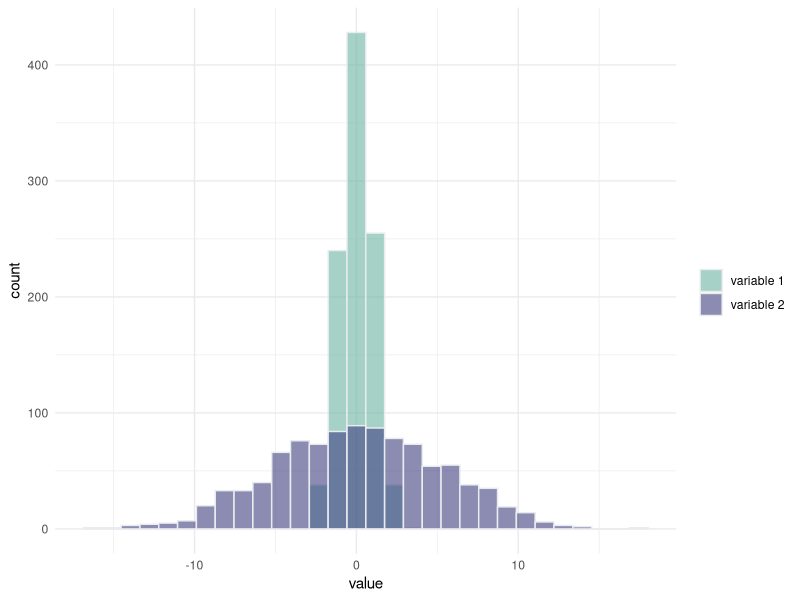
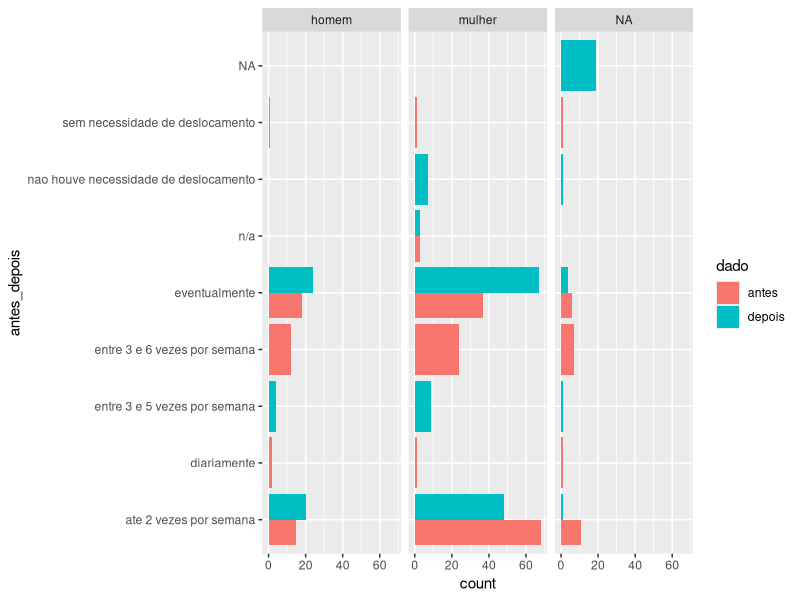

Recreate these plots in R, in order.
## ---- chunk 1
# library
library(tidyverse)

# Build dataset with different distributions
data <- data.frame(
  type = c(rep("variable 1", 1000), rep("variable 2", 1000)),
  value = c(rnorm(1000), rnorm(1000, mean = 0, sd = 5))
)

# Represent it
p <- data %>%
  ggplot(aes(x=value, fill=type)) +
    geom_histogram( color="#e9ecef", alpha=0.6, position = 'identity') +
    scale_fill_manual(values=c("#69b3a2", "#404080")) +
    theme_minimal() +
    labs(fill="")

p
## ---- chunk 2
# get first observation for each Species in iris data -- base R
mini_iris <- iris[c(1, 51, 101), ]

mini_iris %>% gather(key = "flower_att", value = "measurement", -Species)

## ---- chunk 3
dados_bh <- read_delim("dados_aluno.csv", 
    delim = ";", escape_double = FALSE, trim_ws = TRUE)
## ---- chunk 4
data_plot_long <- dados_bh %>% 
  gather(key = "dado", value = "antes_depois", -genero, -escolaridade) %>% 
  mutate(dado = case_when(dado == 'internet_compras_antes' ~ 'antes',
                          dado == 'internet_compras_depois' ~ 'depois'))   
ggplot(data_plot_long) + 
  geom_bar(aes(x = antes_depois, fill = dado), position = "dodge") +
  coord_flip() +
  facet_wrap(~ genero)

